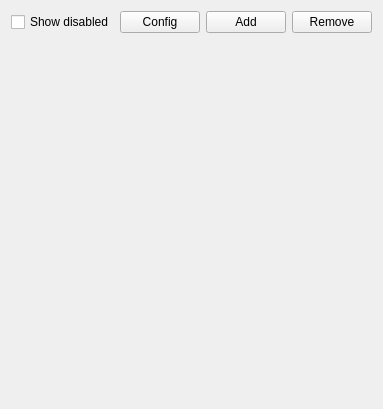
<?xml version="1.0" encoding="UTF-8"?>
<ui version="4.0">
 <class>MainWindow</class>
 <widget class="QWidget" name="MainWindow">
  <property name="geometry">
   <rect>
    <x>0</x>
    <y>0</y>
    <width>271</width>
    <height>409</height>
   </rect>
  </property>
  <property name="windowTitle">
   <string>Digital Audio Mixing Console - DAMC</string>
  </property>
  <layout class="QGridLayout" name="gridLayout">
   <item row="0" column="3">
    <widget class="QPushButton" name="removeButton">
     <property name="text">
      <string>Remove</string>
     </property>
    </widget>
   </item>
   <item row="1" column="0" colspan="4">
    <widget class="QWidget" name="outputsWidgets" native="true">
     <layout class="QHBoxLayout" name="horizontalLayout">
      <property name="spacing">
       <number>0</number>
      </property>
      <property name="leftMargin">
       <number>0</number>
      </property>
      <property name="topMargin">
       <number>0</number>
      </property>
      <property name="rightMargin">
       <number>0</number>
      </property>
      <property name="bottomMargin">
       <number>0</number>
      </property>
     </layout>
    </widget>
   </item>
   <item row="0" column="2">
    <widget class="QPushButton" name="addButton">
     <property name="text">
      <string>Add</string>
     </property>
    </widget>
   </item>
   <item row="0" column="0">
    <widget class="QCheckBox" name="showDisabledCheckBox">
     <property name="text">
      <string>Show disabled</string>
     </property>
    </widget>
   </item>
   <item row="0" column="1">
    <widget class="QPushButton" name="globalConfigButton">
     <property name="text">
      <string>Config</string>
     </property>
    </widget>
   </item>
  </layout>
 </widget>
 <layoutdefault spacing="6" margin="11"/>
 <resources/>
 <connections/>
</ui>
